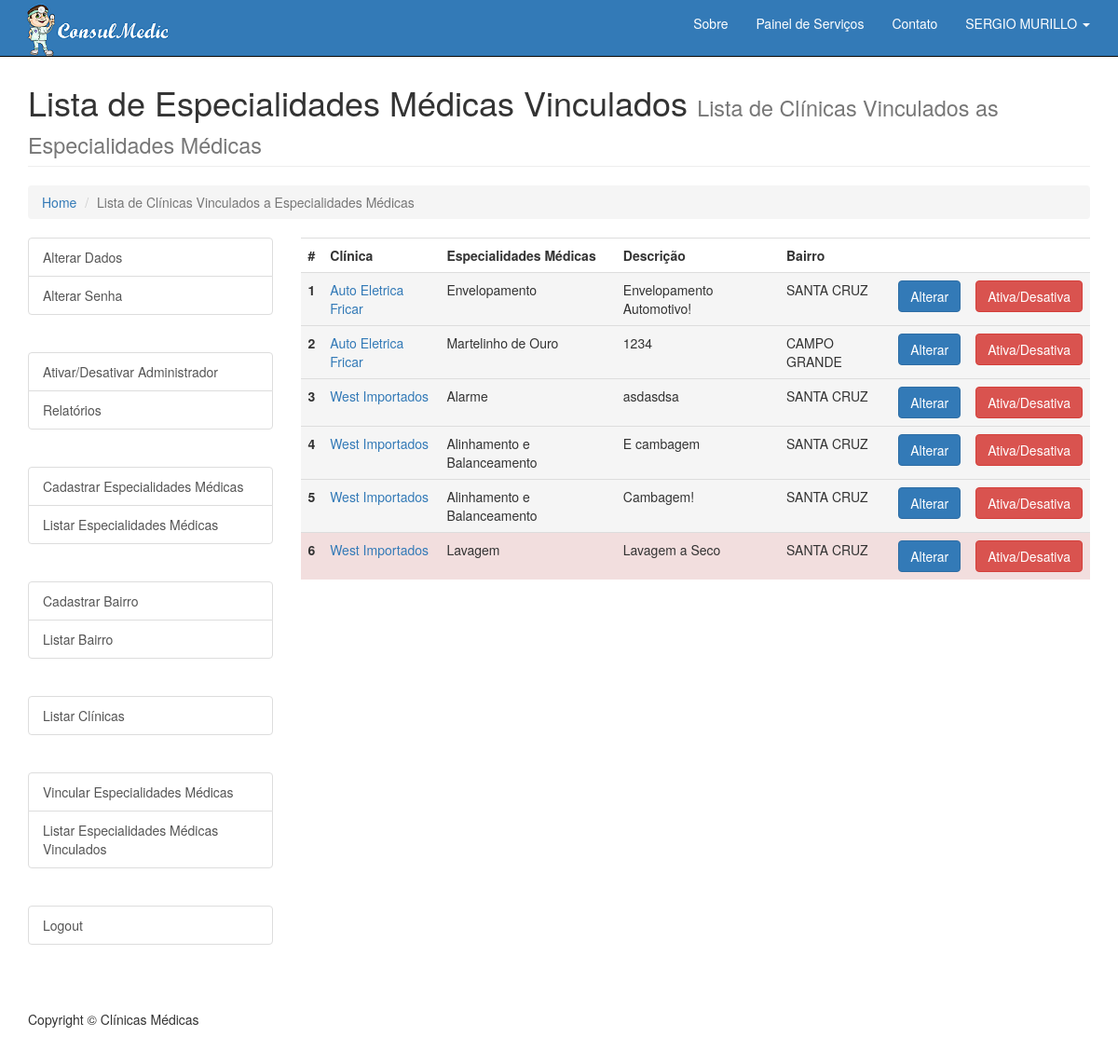
Before: /listaServico.php (signed in) with the older database file.
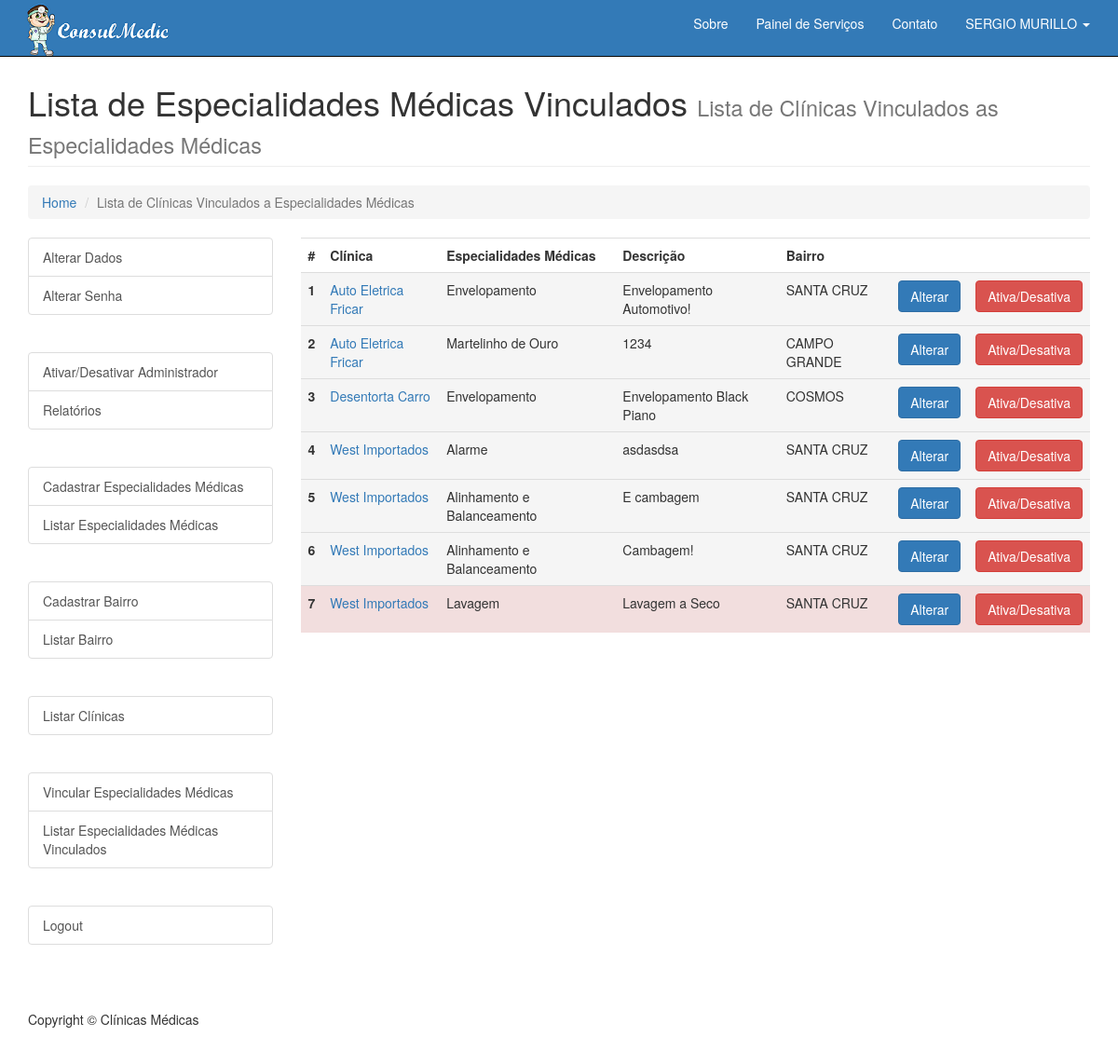
After: the same page with the newer database file.
### tables this page shows
CREATE TABLE `tb_serv_cli` (
  `idClientes` int(11) NOT NULL,
  `idServicos` int(11) NOT NULL,
  `descricao` varchar(255) NOT NULL,
  `estatus` varchar(1) DEFAULT NULL
);

CREATE TABLE `clientes` (
  `idCliente` int(11) NOT NULL,
  `nomeCliente` varchar(55) NOT NULL,
  `endCliente` varchar(50) NOT NULL,
  `numCliente` int(4) NOT NULL,
  `bairroCliente` varchar(15) NOT NULL,
  `cepCliente` varchar(9) NOT NULL,
  `telCliente` varchar(10) NOT NULL,
  `celCliente` varchar(10) NOT NULL,
  `descCliente` varchar(255) NOT NULL,
  `estatus` varchar(1) NOT NULL,
  `idUsuario` int(11) NOT NULL,
  `image1` varchar(100) DEFAULT NULL,
  `image2` varchar(100) DEFAULT NULL,
  `image3` varchar(100) DEFAULT NULL
);

CREATE TABLE `servicos` (
  `idServico` int(11) NOT NULL,
  `nomeServico` varchar(155) NOT NULL
);

### class/classClinicaMedica.php (called while the page is built, shortened)
<?php
class classClinicaMedica{
    private $host = "localhost";
    private $dbname = "carrolista";
    private $user = "root";
    private $senha = "";
    function conecta(){
        $this->pdo = new PDO("mysql:host=$this->host;dbname=$this->dbname", "$this->user", "$this->senha");
    }
}
?>

### class/classServicos.php (the view, shortened to what this page needs)
<?php
class classServicos extends classCliente{
    function listaServicos($idUsuario){
        try{
            $listaServico = $this->pdo->prepare("SELECT c.nomeCliente,s.nomeServico,sc.descricao,c.bairroCliente,c.idCliente,s.idServico,sc.estatus,c.idCliente "
                    . "FROM clientes c INNER JOIN tb_serv_cli sc ON c.idCliente = sc.idClientes "
                    . "INNER JOIN servicos s ON sc.idServicos = s.idServico "
                    . "WHERE c.idUsuario = :idUsuario "
                    . "ORDER BY c.nomeCliente,s.nomeServico ");
            $listaServico->execute(array(
                ':idUsuario' =>$idUsuario
            ));
            $i=1;
            while ($servicos = $listaServico->fetch(PDO::FETCH_NUM)){
                $class = ($servicos[6] == 'A')? "class='active'":"class='danger'";
                echo "<tr $class><td><b>".$i++."</b></td>"
                        . "<td><a href='descCliente.php?cliente=".$servicos[7]."'>".$servicos[0]."</a></td>"
                        . "<td>".$servicos[1]."</td>"
                        . "<td>".$servicos[2]."</td>"
                        . "<td>".$servicos[3]."</td>"
                        . "<td><a href='altServico.php?cliente=".$servicos[4]."&servico=".$servicos[5]."' class='btn btn-primary'>Alterar</a></td>"
                        . "<td><a href='desativaServico.php?cliente=".$servicos[4]."&servico=".$servicos[5]."' class='btn btn-danger'>Ativa/Desativa</a></td>"
                        . "</tr>";
            }
        } catch (Exception $e) {
            echo 'Error: '. $e->getMessage();
        }
    }
}

Changed rows visible on the page:
added tb_serv_cli: idClientes.nomeCliente "Desentorta Carro", idServicos.nomeServico "Envelopamento", descricao "Envelopamento Black Piano", idClientes.bairroCliente "COSMOS"
